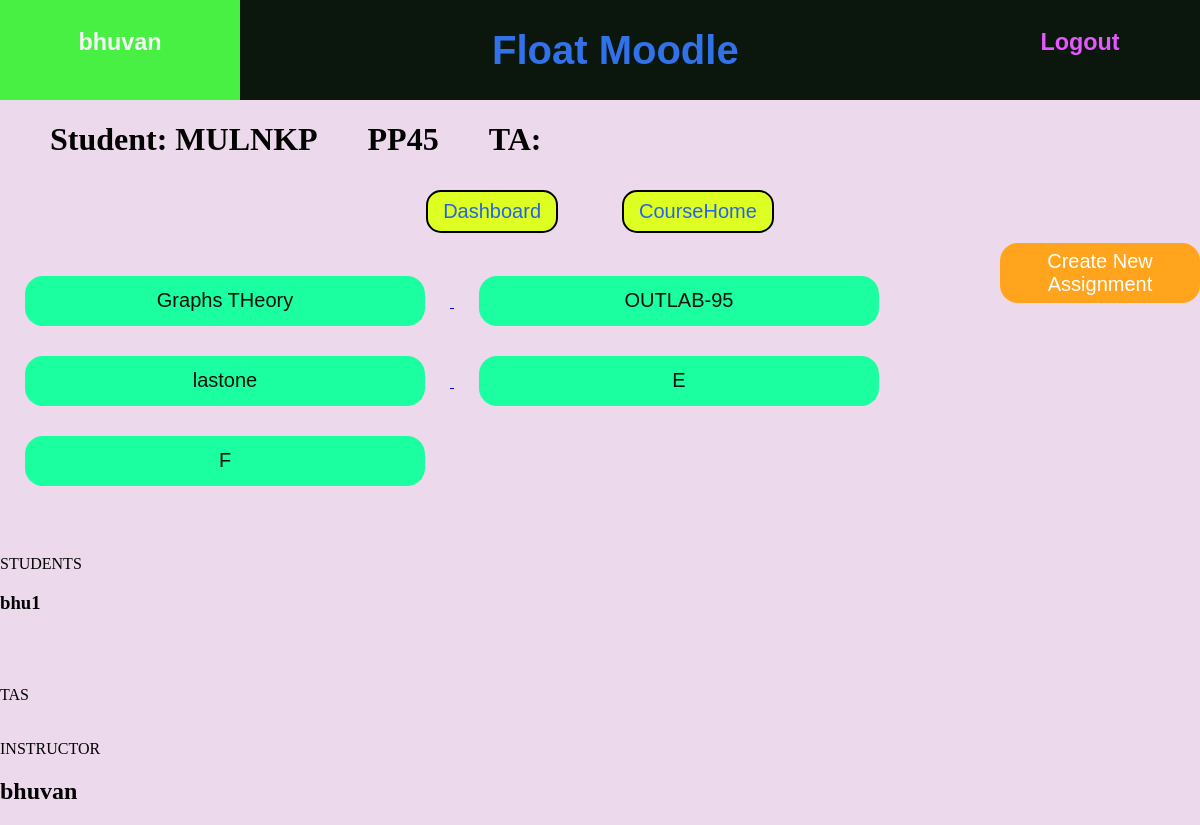
Page /courses/1/ (signed in) on the committed database.
### courses/models.py (models this page shows, shortened)
class Course(models.Model):
    instructor = models.ForeignKey(User,on_delete=models.CASCADE,related_name='ins_courses') #assuming 1 instructor/course.
    name = models.CharField(max_length=128,default = '')
    students = models.ManyToManyField(User,related_name='stud_courses')
    TAs = models.ManyToManyField(User,related_name='ta_courses')
    joincode = models.CharField(max_length=10,default = '')
    TAjoincode = models.CharField(max_length=10,default = '')

class Assignment(models.Model):
    name = models.CharField(max_length=128,default='')
    link = models.URLField(default='')
    file_name = models.CharField(max_length=100,default='problem_statement')
    file = models.FileField(upload_to='assignments',blank=True)
    statement = models.CharField(max_length=300,default='')
    course = models.ForeignKey(Course,on_delete=models.CASCADE)
    maxmarks = models.IntegerField(default=100)
    deadline = models.DateTimeField(blank=False) #need to set while creating assign.

### courses/views.py (the view)
# urls.py: path('<int:course_id>/',views.course,name = 'coursepage'),
def course(request,course_id):
    if not request.user.is_authenticated:
        return redirect('login')
    c = Course.objects.get(pk = course_id)
    Snames = [ s.username for s in c.students.all() ]
    Tnames = [ s.username for s in c.TAs.all() ]
    uname = request.user.username
    if uname not in (Snames + Tnames) and uname != c.instructor.username:
        return redirect('CourseHome')
    args = {
        'Instructor': c.instructor,
        'Students': c.students.all(),
        'TAs': c.TAs.all(),
        'course': c,
        'assignments': c.assignment_set.all(),
    }
    return render(request,'courses/coursepage.html',args)

### accounts/templates/courses/coursepage.html (shortened to what this page needs)
{% extends 'base.html' %}
{% block content %}
<div style="display: flex; ">
    <div style="float: left; margin: 0px 50px;"><h1>Student: {{ course.joincode }}</div></h1>
    <h1> {{ course.name }}</h1>
    <div style="float: right; margin: 0px 0px 0px 50px"><h1>TA: {{ course.TAjoincode }}</div></h1>
</div>
<div style="text-align: center;">
    <a href ="{% url 'dashboard' %}"><button class="B1 button2">Dashboard</button></a>
    <a href ="{% url 'CourseHome' %}"><button class="B1 button1">CourseHome</button></a>
</div>
{% if user.username == Instructor.username %}
    <div style="text-align: center; float: right;">
        <a href ="{% url 'assign_create' course.pk %}">
            <button class="button4">Create New Assignment</button>
        </a>
    </div>
{% endif %}
<br>
{% for a in assignments %}
<a href="{% url 'assign_page' course.pk a.pk %}">
    <button class = "button5">{{ a.name }}</button>
</a>
{% endfor %}
<br>
<br>
<br>
<br>
STUDENTS
{% for s in Students %}
    <h3>{{ s.username }}</h3>
{% endfor %}
<br>
<br>
<br>
TAS
<br>
<br>
<br>
INSTRUCTOR
<h2>{{ Instructor.username }}</h2>
{% endblock %}

### accounts/templates/base.html (shortened to what this page needs)
{% load static %}
<link rel="stylesheet" type="text/css" href="{% static 'accounts/style.css' %}">
<!DOCTYPE html>
<html>
<head>
</head>
<body>
    {% if user.is_authenticated %}
      <div class="Conth" style="height: 100px;">
        <a href="{% url 'dashboard' %}" class="Conth hov1" style="width: 20%; height: 100%; display: block; text-decoration: none; ">
          <h3 style="margin-left: 0%; margin-top: 12%;">{{ user.username }}</h3>
        </a>
        <div class="Conth hov2" style="width: 60%; height: 100%;">
          <h1 style="margin-left: 35%;">Float Moodle</h1>
        </div>
        <a href="{% url 'logout' %}" class="Conth hov3" style="width: 20%; height: 100%; display: block; text-decoration: none; ">
          <h3 style="margin-left: 0%; margin-top: 12%;">Logout</h3>
        </a>
      </div>
    {% endif %}
    {% block content %}
    {% endblock %}
</body>
</html>

### accounts/static/accounts/style.css (style rules this page uses)
.B1 { background-color: rgb(222, 255, 34); border: 2px solid black; color: rgb(38, 99, 231); padding: 8px 15px; text-align: center; display: inline-block; font-size: 20px; margin: 10px 30px; cursor: pointer; text-decoration:none; transition-duration: 0.4s; border-radius: 15px; }
.button4 { position: relative; display: inline-block; width: 200px; height: 60px; border-radius: 18px; background-color: #ffa41c; border: solid 1px transparent; color: #fff; font-size: 20px; font-weight: 300; cursor: pointer; transition: all .1s ease-in-out; }
.button5 { position: relative; display: inline-block; width: 400px; height: 50px; border-radius: 18px; background-color: #1cffa0; border: solid 1px transparent; color: rgb(15, 15, 14); font-size: 20px; font-weight: 300; cursor: pointer; transition: all .1s ease-in-out; margin: 15px 25px 15px 25px ; }
body { margin: 0px; background-color: #ecd9eb; }
.Conth { border-style: solid ; border-width: 0px ; background-color: #0b160c; color: rgb(49, 113, 233); font-family: Verdana, Geneva, Tahoma, sans-serif; font-size: 20px; font-weight: 50; display: flex; text-align: center; align-items: center; position: relative; overflow: hidden; padding: 0px; }
.hov1 { color: rgb(222, 255, 34); }
.hov3 { color: #e358ff; }

### rows in the picture
Course: joincode "MULNKP", name "PP45"
Assignment: name "Graphs THeory"
Assignment: name "OUTLAB-95"
Assignment: name "lastone"
Assignment: name "E"
Assignment: name "F"

### other values in the picture
{{ user.username }} "bhuvan"
{{ s.username }} "bhu1"
{{ Instructor.username }} "bhuvan"
